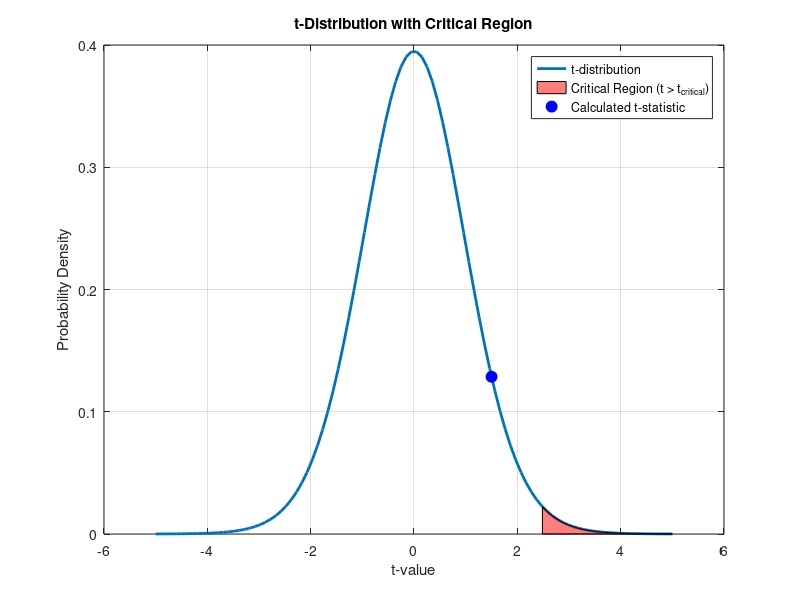

Write the MATLAB code that produced this figure.
% Given Data
n1 = 15; % Sample size for the first group
x1 = 7.5; % Mean of the first group
S1 = 1.5; % Standard deviation of the first group

n2 = 12; % Sample size for the second group
x2 = 8.8; % Mean of the second group
S2 = 1.2; % Standard deviation of the second group

alpha = 0.01; % Significance level
df = n1 + n2 - 2; % Degrees of freedom

% Pooled standard deviation
Sp = sqrt(((n1-1)*(S1^2) + (n2-1)*(S2^2)) / (n1 + n2 - 2));

% Calculated t-statistic
t_stat = (x2 - x1 - 0.5) / (Sp * sqrt(1/n1 + 1/n2));

% Critical value from the t-distribution
t_critical = tinv(1 - alpha, df); % Upper critical value for one-tailed test

% Create t-distribution curve
t_values = linspace(-5, 5, 100);
t_pdf = tpdf(t_values, df);

% Plot the t-distribution
figure;
plot(t_values, t_pdf, 'LineWidth', 2);
hold on;

% Shade the critical region
x_fill = linspace(t_critical, 5, 100);
y_fill = tpdf(x_fill, df);
fill([x_fill, t_critical], [y_fill, 0], 'r', 'FaceAlpha', 0.5);

% Plot the calculated t-statistic
plot(t_stat, tpdf(t_stat, df), 'bo', 'MarkerFaceColor', 'b', 'MarkerSize', 8);

% Add labels and title
xlabel('t-value');
ylabel('Probability Density');
title('t-Distribution with Critical Region');

% Display the critical region and test statistic
legend({'t-distribution', 'Critical Region (t > t_{critical})', 'Calculated t-statistic'}, 'Location', 'Best');
grid on;
